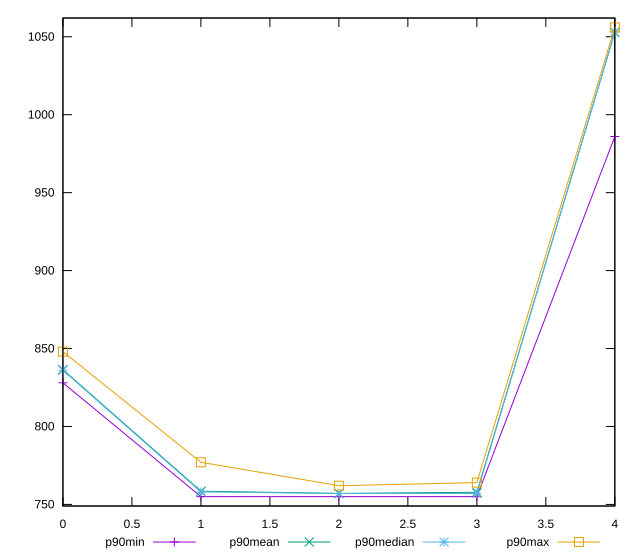

The gnuplot source for this figure:
reset

$p90Min <<EOF
0 828
1 755
2 755
3 755
4 986
EOF

$p90Mean <<EOF
0 836.4468085106383
1 758.4893617021277
2 757.0851063829788
3 757.7872340425532
4 1052.7978723404256
EOF

$p90Median <<EOF
0 836
1 758
2 757
3 757
4 1053
EOF

$p90Max <<EOF
0 848
1 777
2 762
3 764
4 1056
EOF

set key outside below
set xrange [0:4]
set yrange [748.98:1062.02]
set trange [748.98:1062.02]
set terminal svg size 640, 560 enhanced background rgb 'white'
set output "report_0_00242021-02-20T12:25:28.543Z/uses-rel-preload/progression/value.svg"

plot $p90Min title "p90min" with linespoints, \
     $p90Mean title "p90mean" with linespoints, \
     $p90Median title "p90median" with linespoints, \
     $p90Max title "p90max" with linespoints

reset
